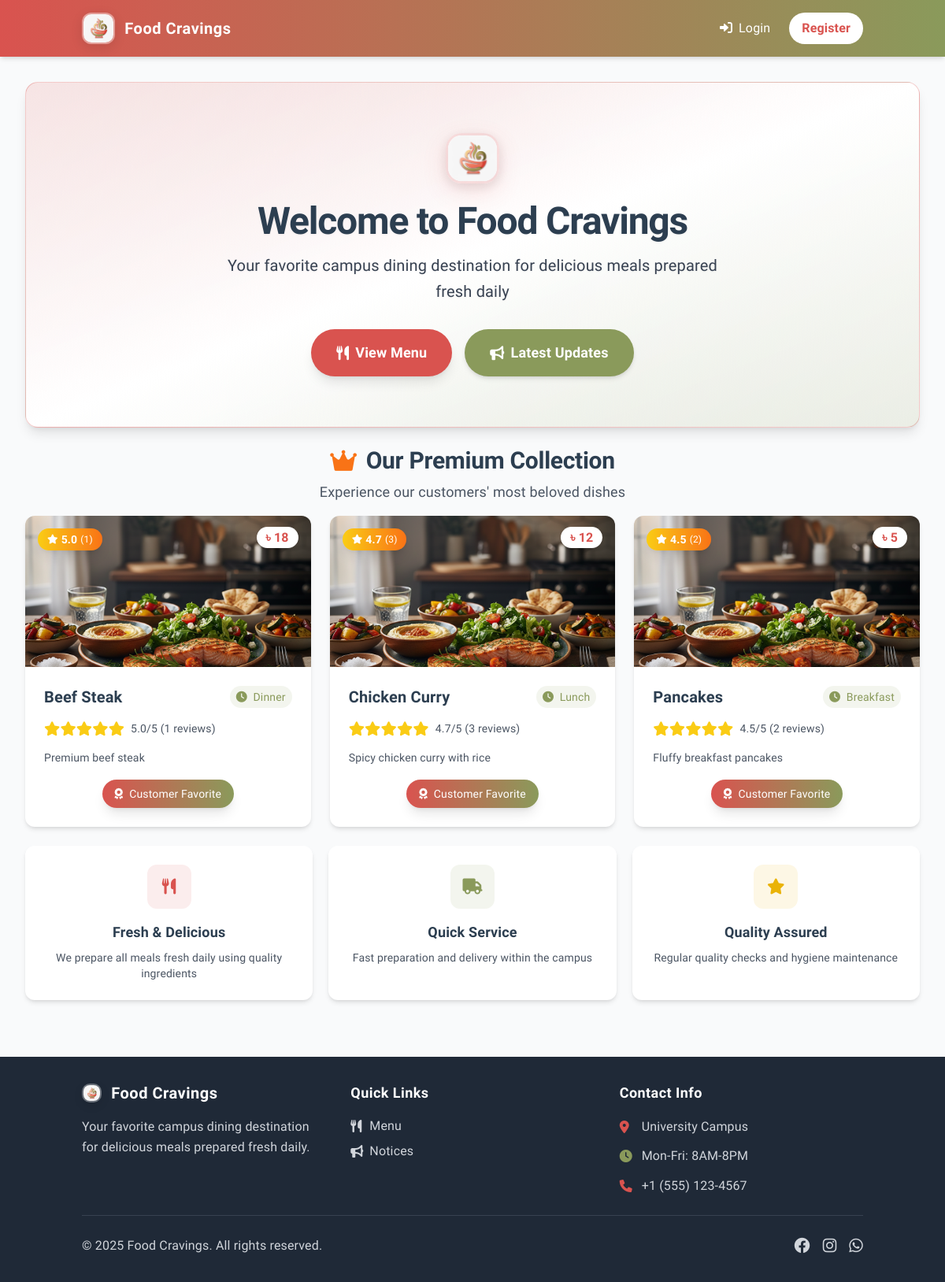
The page / on the database its author committed.
### app.py (models this page shows)
class MenuItem(db.Model):
    id = db.Column(db.Integer, primary_key=True)
    name = db.Column(db.String(100), nullable=False)
    description = db.Column(db.Text)
    price = db.Column(db.Float, nullable=False)
    image_path = db.Column(db.String(200))
    shift = db.Column(db.String(20), nullable=False)  # breakfast, lunch, supper, dinner
    available = db.Column(db.Boolean, default=True)
    feedbacks = db.relationship('Feedback', backref='menu_item', lazy=True)

### app.py (the view)
@app.route('/')
def index():
    notices = Notice.query.order_by(Notice.timestamp.desc()).limit(5).all()
    featured_items_query = db.session.query(
        MenuItem,
        db.func.avg(Feedback.rating).label('avg_rating'),
        db.func.count(Feedback.id).label('rating_count')
    ).join(Feedback, MenuItem.id == Feedback.item_id)\
     .filter(MenuItem.available == True)\
     .group_by(MenuItem.id)\
     .having(db.func.avg(Feedback.rating) >= 4.5)\
     .order_by(db.func.avg(Feedback.rating).desc(), db.func.count(Feedback.id).desc())\
     .all()
    featured_items = []
    for item_data in featured_items_query:
        item = item_data[0]
        item.average_rating = round(item_data[1], 1) if item_data[1] else 0
        item.total_ratings = item_data[2] if item_data[2] else 0
        featured_items.append(item)
    return render_template('index.html', notices=notices, featured_items=featured_items)

### app.py (called while the page is built)
@babel.localeselector
def get_locale():
    if 'language' in session:
        return session['language']
    if request.args.get('lang'):
        session['language'] = request.args.get('lang')
        return session['language']
    return request.accept_languages.best_match(app.config['LANGUAGES'].keys()) or app.config['BABEL_DEFAULT_LOCALE']

@app.context_processor
def inject_conf_vars():
    return {
        'LANGUAGES': app.config['LANGUAGES'],
        'CURRENT_LANGUAGE': session.get('language', get_locale()),
        '_': gettext
    }

@app.context_processor
def inject_cart_count():
    if 'user_id' in session:
        cart_count = Cart.query.filter_by(user_id=session['user_id']).count()
        return {'cart_count': cart_count}
    return {'cart_count': 0}

### templates/index.html (shortened to what this page needs)
{% extends "base.html" %}
{% block content %}
<div class="space-y-6">
    <div class="relative bg-gradient-to-br from-[#D9534F]/20 via-white to-[#8A9A5B]/20 rounded-2xl overflow-hidden border border-[#D9534F]/30 shadow-lg">
        <div class="absolute inset-0 bg-gradient-to-r from-white/30 via-transparent to-white/30"></div>
        <div class="relative px-6 py-12 md:py-16 text-center">
            <div class="flex justify-center mb-6">
                <img src="{{ url_for('static', filename='uploads/logo.png') }}"
                     alt="Food Cravings Logo"
                     class="h-16 w-auto object-contain logo-hero">
            </div>
            <h1 class="text-4xl md:text-5xl font-bold text-dark mb-4 drop-shadow-sm tracking-tight">Welcome to Food Cravings</h1>
            <p class="text-xl text-gray-700 max-w-2xl mx-auto mb-8 drop-shadow-sm leading-relaxed">
                Your favorite campus dining destination for delicious meals prepared fresh daily
            </p>
            <div class="flex flex-col sm:flex-row gap-4 justify-center">
                <a href="/menu" class="bg-[#D9534F] text-white px-8 py-4 rounded-full font-semibold text-lg hover:bg-[#C9463C] transition-all duration-300 flex items-center justify-center shadow-lg hover:shadow-xl transform hover:-translate-y-0.5">
                    <i class="fas fa-utensils mr-2"></i>
                    View Menu
                </a>
                <a href="/notices" class="bg-[#8A9A5B] text-white px-8 py-4 rounded-full font-semibold text-lg hover:bg-[#7A8A4B] transition-all duration-300 flex items-center justify-center shadow-md hover:shadow-lg transform hover:-translate-y-0.5">
                    <i class="fas fa-bullhorn mr-2"></i>
                    Latest Updates
                </a>
            </div>
        </div>
    </div>
    <div class="space-y-4">
        <div class="text-center">
            <div>
                <h2 class="text-3xl font-bold text-dark flex items-center justify-center">
                    <i class="fas fa-crown text-orange-500 mr-3"></i>
                    Our Premium Collection
                </h2>
                <p class="text-gray-600 text-lg mt-2">Experience our customers' most beloved dishes</p>
            </div>
        </div>
        <div class="grid grid-cols-1 md:grid-cols-2 lg:grid-cols-3 gap-6">
            {% for item in featured_items %}
                <div class="bg-white rounded-xl shadow-md overflow-hidden hover:shadow-lg transition-all duration-300 transform hover:-translate-y-1">
                    <div class="relative h-48">
                        <img src="/{{ item.image_path or 'static/uploads/default-food.png' }}"
                             alt="{{ item.name }}"
                             class="w-full h-full object-cover">
                        <div class="absolute top-4 right-4">
                            <span class="bg-white px-3 py-1 rounded-full text-[#D9534F] font-semibold shadow-md">
                                ৳&nbsp;{{ item.price|int }}
                            </span>
                        </div>
                        <div class="absolute top-4 left-4">
                            <div class="bg-gradient-to-r from-yellow-400 to-orange-500 text-white px-3 py-1 rounded-full flex items-center shadow-lg">
                                <i class="fas fa-star mr-1 text-xs"></i>
                                <span class="font-semibold text-sm">{{ item.average_rating }}</span>
                                <span class="text-xs ml-1">({{ item.total_ratings }})</span>
                            </div>
                        </div>
                    </div>
                    <div class="p-6">
                        <div class="flex justify-between items-start mb-3">
                            <h3 class="text-xl font-semibold text-dark">{{ item.name }}</h3>
                            <span class="text-sm text-[#8A9A5B] capitalize font-medium bg-[#8A9A5B]/10 px-2 py-1 rounded-full">
                                <i class="fas fa-clock mr-1"></i>
                                {{ item.shift }}
                            </span>
                        </div>
                        <div class="flex items-center mb-3">
                            <div class="flex items-center">
                                {% for i in range(5) %}
                                    <i class="fas fa-star text-lg {% if i < item.average_rating %}text-yellow-400{% else %}text-gray-300{% endif %}"></i>
                                {% endfor %}
                            </div>
                            <span class="text-sm text-gray-600 ml-2 font-medium">{{ item.average_rating }}/5 ({{ item.total_ratings }} reviews)</span>
                        </div>
                        <p class="text-gray-600 mb-4 text-sm leading-relaxed">{{ item.description }}</p>
                        <div class="text-center">
                            <span class="inline-flex items-center px-4 py-2 rounded-full text-sm font-medium bg-gradient-to-r from-[#D9534F] to-[#8A9A5B] text-white shadow-lg hover:shadow-xl transition-all duration-300">
                                <i class="fas fa-award mr-2"></i>
                                Customer Favorite
                            </span>
                        </div>
                    </div>
                </div>
            {% endfor %}
        </div>
    </div>
    <div class="grid grid-cols-1 md:grid-cols-3 gap-5">
        <div class="bg-white p-6 rounded-xl shadow-md text-center hover:shadow-lg transition-shadow">
            <div class="w-14 h-14 bg-[#D9534F]/10 rounded-xl flex items-center justify-center mx-auto mb-4">
                <i class="fas fa-utensils text-[#D9534F] text-xl"></i>
            </div>
            <h3 class="text-lg font-semibold text-dark mb-2">Fresh & Delicious</h3>
            <p class="text-gray-600 text-sm">We prepare all meals fresh daily using quality ingredients</p>
        </div>
        <div class="bg-white p-6 rounded-xl shadow-md text-center hover:shadow-lg transition-shadow">
            <div class="w-14 h-14 bg-[#8A9A5B]/10 rounded-xl flex items-center justify-center mx-auto mb-4">
                <i class="fas fa-truck text-[#8A9A5B] text-xl"></i>
            </div>
            <h3 class="text-lg font-semibold text-dark mb-2">Quick Service</h3>
            <p class="text-gray-600 text-sm">Fast preparation and delivery within the campus</p>
        </div>
        <div class="bg-white p-6 rounded-xl shadow-md text-center hover:shadow-lg transition-shadow">
            <div class="w-14 h-14 bg-yellow-500/10 rounded-xl flex items-center justify-center mx-auto mb-4">
                <i class="fas fa-star text-yellow-500 text-xl"></i>
            </div>
            <h3 class="text-lg font-semibold text-dark mb-2">Quality Assured</h3>
            <p class="text-gray-600 text-sm">Regular quality checks and hygiene maintenance</p>
        </div>
    </div>
</div>
{% endblock %}

### templates/base.html (style rules this page uses)
.logo-hero { transition: all 0.3s ease; border-radius: 20px; padding: 0; background: linear-gradient(135deg, rgba(255, 255, 255, 0.95), rgba(248, 249, 250, 0.9)); backdrop-filter: blur(15px); border: 3px solid rgba(217, 83, 79, 0.2); box-shadow: 0 10px 30px rgba(217, 83, 79, 0.15), 0 4px 15px rgba(0, 0, 0, 0.1), 0 2px 8px rgba(255, 255, 255, 0.4) inset; }
.logo-navbar, .logo-hero, .logo-header, .logo-footer, .logo-admin, .logo-empty-state { position: relative; isolation: isolate; }
.logo-navbar::before, .logo-hero::before, .logo-header::before, .logo-footer::before, .logo-admin::before, .logo-empty-state::before { content: ''; position: absolute; inset: -2px; border-radius: inherit; padding: 2px; background: linear-gradient(45deg, rgba(217, 83, 79, 0.1), rgba(138, 154, 91, 0.1), rgba(217, 83, 79, 0.1)); mask: linear-gradient(#fff 0 0) content-box, linear-gradient(#fff 0 0); mask-composite: exclude; z-index: -1; transition: all 0.3s ease; }
body { font-size: 16px; line-height: 1.6; letter-spacing: 0.01em; }
h1 { font-size: 2.5rem; line-height: 1.2; font-weight: 700; letter-spacing: -0.02em; }
h2 { font-size: 2rem; line-height: 1.3; font-weight: 600; letter-spacing: -0.01em; }
h3 { font-size: 1.5rem; line-height: 1.4; font-weight: 600; }
p { font-size: 1rem; line-height: 1.6; font-weight: 400; }
.text-sm { font-size: 0.95rem; line-height: 1.5; }
.text-xs { font-size: 0.85rem; line-height: 1.4; }
.space-y-6 > * + * { margin-top: 1.75rem; }
.space-y-4 > * + * { margin-top: 1.25rem; }

### rows shown on the page
MenuItem: price "18", average_rating "5.0", total_ratings "1", name "Beef Steak", shift "Dinner", description "Premium beef steak"
MenuItem: price "12", average_rating "4.7", total_ratings "3", name "Chicken Curry", shift "Lunch", description "Spicy chicken curry with rice"
MenuItem: price "5", average_rating "4.5", total_ratings "2", name "Pancakes", shift "Breakfast", description "Fluffy breakfast pancakes"
